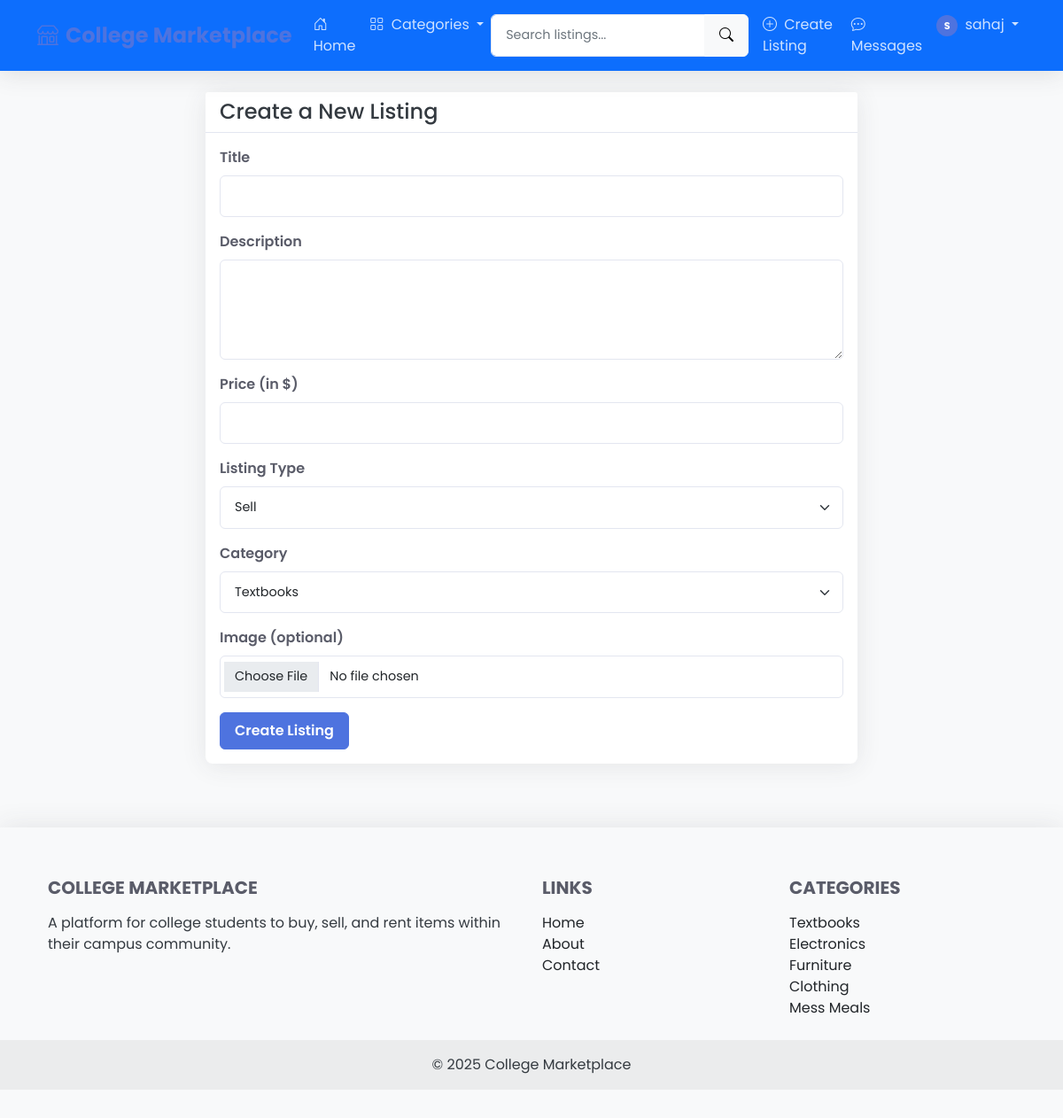
/create-listing (signed in), run on the app's committed database.
### app.py (models this page shows, shortened)
class User(UserMixin, db.Model):
    id = db.Column(db.Integer, primary_key=True)
    email = db.Column(db.String(120), unique=True, nullable=False)
    username = db.Column(db.String(80), unique=True, nullable=False)
    password_hash = db.Column(db.String(128), nullable=False)
    date_joined = db.Column(db.DateTime, default=datetime.utcnow)
    listings = db.relationship('Listing', backref='seller', lazy=True)
    sent_messages = db.relationship('Message', foreign_keys='Message.sender_id', backref='sender', lazy='dynamic')
    received_messages = db.relationship('Message', foreign_keys='Message.recipient_id', backref='recipient', lazy='dynamic')
    def unread_message_count(self):
        return self.received_messages.filter_by(read=False).count()

class Category(db.Model):
    id = db.Column(db.Integer, primary_key=True)
    name = db.Column(db.String(50), unique=True, nullable=False)
    listings = db.relationship('Listing', backref='category', lazy=True)

### app.py (the view, shortened to what this page needs)
@app.route('/create-listing', methods=['GET', 'POST'])
@login_required
def create_listing():
    categories = Category.query.all()
    return render_template('create_listing.html', categories=categories)

### app.py (called while the page is built)
@login_manager.user_loader
def load_user(user_id):
    return User.query.get(int(user_id))

@app.context_processor
def inject_categories():
    categories = Category.query.all()
    return dict(categories=categories)

### templates/create_listing.html (shortened to what this page needs)
{% extends "base.html" %}
{% block content %}
<div class="row justify-content-center">
    <div class="col-md-8">
        <div class="card">
            <div class="card-header">
                <h4 class="mb-0">Create a New Listing</h4>
            </div>
            <div class="card-body">
                <form method="POST" action="{{ url_for('create_listing') }}" enctype="multipart/form-data">
                    <div class="mb-3">
                        <label for="title" class="form-label">Title</label>
                        <input type="text" class="form-control" id="title" name="title" required>
                    </div>
                    <div class="mb-3">
                        <label for="description" class="form-label">Description</label>
                        <textarea class="form-control" id="description" name="description" rows="4" required></textarea>
                    </div>
                    <div class="mb-3">
                        <label for="price" class="form-label">Price (in $)</label>
                        <input type="number" class="form-control" id="price" name="price" step="0.01" min="0" required>
                    </div>
                    <div class="mb-3">
                        <label for="listing_type" class="form-label">Listing Type</label>
                        <select class="form-select" id="listing_type" name="listing_type" required>
                            <option value="sell">Sell</option>
                        </select>
                    </div>
                    <div class="mb-3">
                        <label for="category_id" class="form-label">Category</label>
                        <select class="form-select" id="category_id" name="category_id" required>
                            {% for category in categories %}
                                <option value="{{ category.id }}">{{ category.name }}</option>
                            {% endfor %}
                        </select>
                    </div>
                    <div class="mb-3">
                        <label for="image" class="form-label">Image (optional)</label>
                        <input type="file" class="form-control" id="image" name="image" accept="image/*">
                    </div>
                    <button type="submit" class="btn btn-primary">Create Listing</button>
                </form>
            </div>
        </div>
    </div>
</div>
{% endblock %}

### templates/base.html (shortened to what this page needs)
<!DOCTYPE html>
<html lang="en">
<head>
    <link href="https://cdn.jsdelivr.net/npm/bootstrap@5.1.0/dist/css/bootstrap.min.css" rel="stylesheet">
    <link rel="stylesheet" href="https://cdn.jsdelivr.net/npm/bootstrap-icons@1.5.0/font/bootstrap-icons.css">
    <link rel="stylesheet" href="{{ url_for('static', filename='css/style.css') }}">
</head>
<body>
    <nav class="navbar navbar-expand-lg navbar-dark bg-primary sticky-top">
        <div class="container">
            <a class="navbar-brand" href="{{ url_for('home') }}">
                <i class="bi bi-shop me-2"></i>College Marketplace
            </a>
            <div class="collapse navbar-collapse" id="navbarNav">
                <ul class="navbar-nav me-auto">
                    <li class="nav-item">
                        <a class="nav-link" href="{{ url_for('home') }}">
                            <i class="bi bi-house-door me-1"></i> Home
                        </a>
                    </li>
                    <li class="nav-item dropdown">
                        <a class="nav-link dropdown-toggle" href="#" id="categoriesDropdown" role="button" data-bs-toggle="dropdown" aria-expanded="false">
                            <i class="bi bi-grid me-1"></i> Categories
                        </a>
                    </li>
                </ul>
                <form class="d-flex me-2" action="{{ url_for('search') }}" method="get">
                    <div class="input-group">
                        <input class="form-control" type="search" name="query" placeholder="Search listings..." aria-label="Search">
                        <button class="btn btn-light" type="submit"><i class="bi bi-search"></i></button>
                    </div>
                </form>
                <ul class="navbar-nav">
                    {% if current_user.is_authenticated %}
                        <li class="nav-item">
                            <a class="nav-link" href="{{ url_for('create_listing') }}">
                                <i class="bi bi-plus-circle me-1"></i> Create Listing
                            </a>
                        </li>
                        <li class="nav-item">
                            <a class="nav-link" href="{{ url_for('messages') }}">
                                <i class="bi bi-chat-dots me-1"></i> Messages
                            </a>
                        </li>
                        <li class="nav-item dropdown">
                            <a class="nav-link dropdown-toggle" href="#" id="userDropdown" role="button" data-bs-toggle="dropdown" aria-expanded="false">
                                <div class="avatar d-inline-flex me-1" style="width: 24px; height: 24px; font-size: 0.7rem;">{{ current_user.username[0]|upper }}</div>
                                {{ current_user.username }}
                            </a>
                        </li>
                    {% endif %}
                </ul>
            </div>
        </div>
    </nav>
    <div class="container mt-4">
        {% block content %}{% endblock %}
    </div>
    <footer class="bg-light text-center text-lg-start mt-5">
        <div class="container p-4">
            <div class="row">
                <div class="col-lg-6 col-md-12 mb-4 mb-md-0">
                    <h5 class="text-uppercase">College Marketplace</h5>
                    <p>
                        A platform for college students to buy, sell, and rent items within their campus community.
                    </p>
                </div>
                <div class="col-lg-3 col-md-6 mb-4 mb-md-0">
                    <h5 class="text-uppercase">Links</h5>
                    <ul class="list-unstyled mb-0">
                        <li><a href="{{ url_for('home') }}" class="text-dark">Home</a></li>
                        <li><a href="#" class="text-dark">About</a></li>
                        <li><a href="#" class="text-dark">Contact</a></li>
                    </ul>
                </div>
                <div class="col-lg-3 col-md-6 mb-4 mb-md-0">
                    <h5 class="text-uppercase">Categories</h5>
                    <ul class="list-unstyled mb-0">
                        {% for category in categories[:5] %}
                            <li><a href="{{ url_for('category', category_id=category.id) }}" class="text-dark">{{ category.name }}</a></li>
                        {% endfor %}
                    </ul>
                </div>
            </div>
        </div>
        <div class="text-center p-3" style="background-color: rgba(0, 0, 0, 0.05);">
            © 2025 College Marketplace
        </div>
    </footer>
</body>
</html>

### static/css/style.css (style rules this page uses)
.avatar { width: 36px; height: 36px; border-radius: 50%; background-color: var(--primary-color); color: white; display: flex; align-items: center; justify-content: center; font-weight: 600; }
body { min-height: 100vh; display: flex; flex-direction: column; font-family: 'Poppins', -apple-system, BlinkMacSystemFont, 'Segoe UI', Roboto, Oxygen, Ubuntu, Cantarell, 'Open Sans', 'Helvetica Neue', sans-serif; background-color: #f8f9fa; color: #343a40; }
footer { margin-top: auto; }
:root { --primary-color: #4e73df; --secondary-color: #6c757d; --success-color: #1cc88a; --info-color: #36b9cc; --warning-color: #f6c23e; --danger-color: #e74a3b; --light-color: #f8f9fa; --dark-color: #5a5c69; }
.navbar { box-shadow: 0 0.15rem 1.75rem 0 rgba(58, 59, 69, 0.15); }
.navbar-brand { font-weight: 700; font-size: 1.5rem; color: var(--primary-color) !important; }
.navbar-dark .navbar-nav .nav-link { color: rgba(255, 255, 255, 0.8); }
.card { border: none; border-radius: 0.5rem; box-shadow: 0 0.15rem 1.75rem 0 rgba(58, 59, 69, 0.1); transition: transform 0.3s ease, box-shadow 0.3s ease; margin-bottom: 1.5rem; }
.card-header { background-color: #fff; border-bottom: 1px solid #e3e6f0; font-weight: 700; }
.form-control, .form-select { border-radius: 0.375rem; border: 1px solid #e3e6f0; padding: 0.75rem 1rem; font-size: 0.9rem; transition: border-color 0.15s ease-in-out, box-shadow 0.15s ease-in-out; }
.form-label { font-weight: 600; margin-bottom: 0.5rem; color: var(--dark-color); }
.btn { border-radius: 0.375rem; padding: 0.5rem 1rem; font-weight: 600; transition: all 0.2s ease; }
.btn-primary { background-color: var(--primary-color); border-color: var(--primary-color); }
.avatar { width: 30px; height: 30px; border-radius: 50%; background-color: var(--primary-color); color: #fff; display: flex; align-items: center; justify-content: center; font-weight: bold; margin-right: 8px; font-size: 0.9rem; }
footer { background-color: #fff; box-shadow: 0 -0.15rem 1.75rem 0 rgba(58, 59, 69, 0.1); padding: 2rem 0; }
footer h5 { font-weight: 700; margin-bottom: 1rem; color: var(--dark-color); }
footer a { color: var(--primary-color); text-decoration: none; }

### data on the page
User: username "S", username "sahaj"
Category: name "Textbooks"
Category: name "Electronics"
Category: name "Furniture"
Category: name "Clothing"
Category: name "Mess Meals"

### other printed values
form field category_id "Textbooks"
